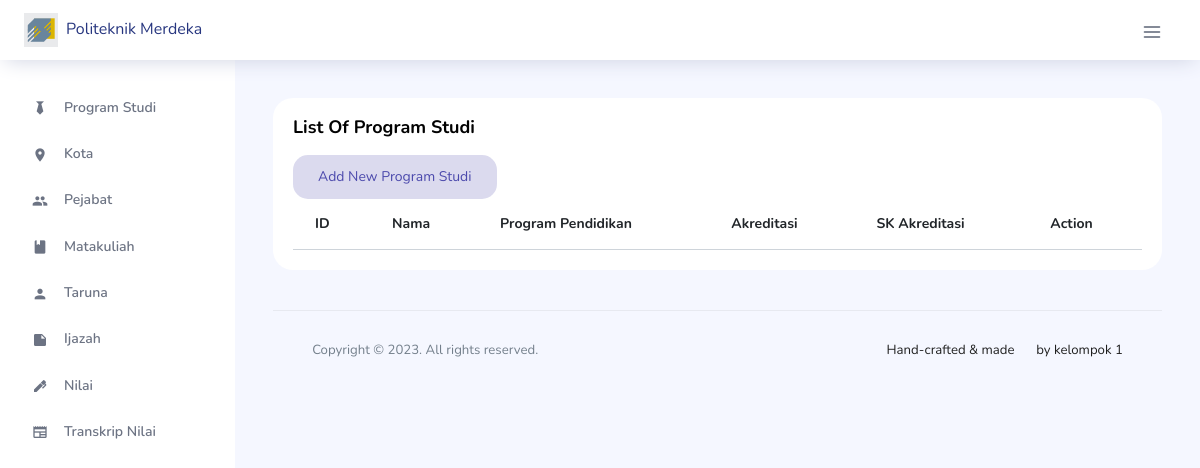
Before: /index.php/program_studi with the older database file.
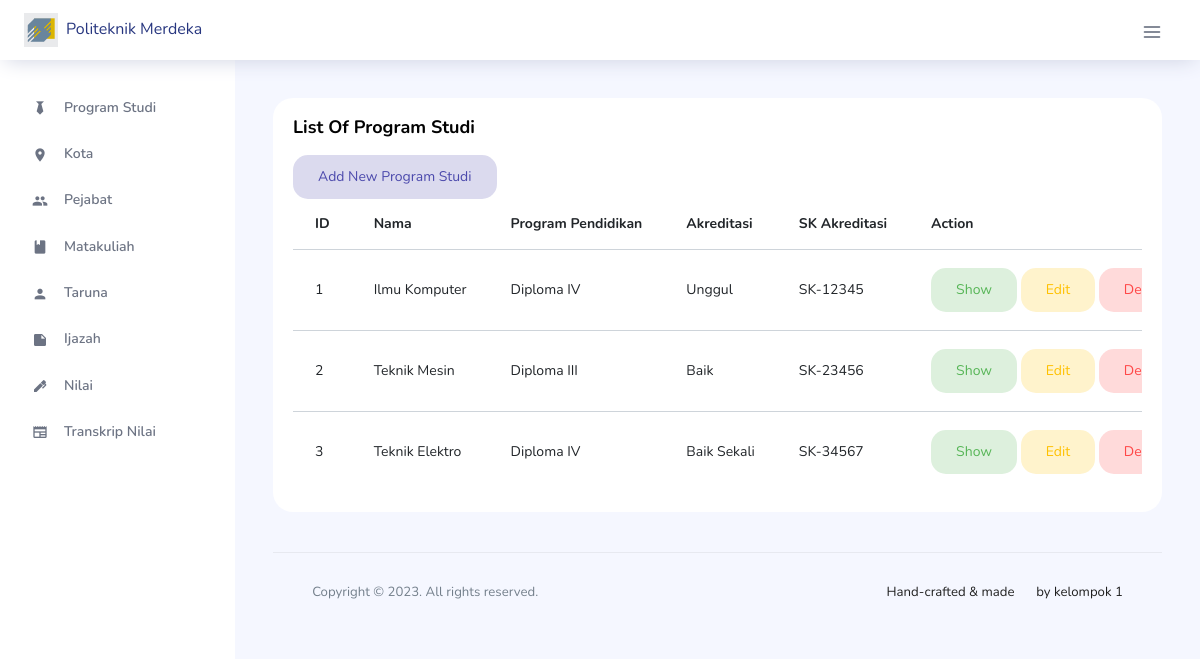
After: the same page with the newer database file.
### tables this page shows
CREATE TABLE Program_Studi(
    ID INT AUTO_INCREMENT,
    Nama VARCHAR(255),
    Program_Pendidikan ENUM('Diploma III', 'Diploma IV'),
    Akreditasi ENUM('Baik','Baik Sekali','Unggul'),
    SK_Akreditasi VARCHAR(255),
    PRIMARY KEY(ID)
);

### application/controllers/Program_Studi.php (called while the page is built, shortened)
<?php
class Program_Studi extends CI_Controller {
    public function __construct() {
        $this->load->model('ProgramStudiModel');
        $this->load->library('form_validation');
    }
    public function index() {
        $data['program_studi'] = $this->ProgramStudiModel->get_all_program_studi();
        $this->load->view('program_studi/index', $data);
    }
}

### index.php (called while the page is built, shortened)
<?php
require_once BASEPATH.'core/CodeIgniter.php';

### application/models/ProgramStudiModel.php (called while the page is built, shortened)
<?php
class ProgramStudiModel extends CI_Model {
    public function get_all_program_studi() {
        $query = $this->db->get('Program_Studi');
        return $query->result();
    }
}

### application/views/program_studi/index.php (the view, shortened to what this page needs)
<div class="main-panel">
	<div class="content-wrapper">
		<div class="grid-margin stretch-card">
			<div class="card">
				<div class="card-body">
					<h4 class="card-title">List of Program Studi</h4>
					<a class="btn btn-inverse-primary btn-fw" href="<?php echo base_url('program_studi/create'); ?>">Add New Program Studi</a>
					<div class="table-responsive">
						<table class="table table-hover">
							<thead>
								<tr>
									<th>ID</th>
									<th>Nama</th>
									<th>Program Pendidikan</th>
									<th>Akreditasi</th>
									<th>SK Akreditasi</th>
									<th>Action</th>
								</tr>
							</thead>
							<tbody>
								<?php foreach ($program_studi as $program) : ?>
									<tr>
										<td><?php echo $program->ID; ?></td>
										<td><?php echo $program->Nama; ?></td>
										<td><?php echo $program->Program_Pendidikan; ?></td>
										<td><?php echo $program->Akreditasi; ?></td>
										<td><?php echo $program->SK_Akreditasi; ?></td>
										<td>
											<a class="btn btn-inverse-success btn-fw" href="<?php echo base_url('program_studi/show/' . $program->ID); ?>">Show</a>
											<a class="btn btn-inverse-warning btn-fw" href="<?php echo base_url('program_studi/edit/' . $program->ID); ?>">Edit</a>
											<a class="btn btn-inverse-danger btn-fw" href="#" onclick="deleteData(<?php echo $program->ID; ?>)">Delete</a>
										</td>
									</tr>
								<?php endforeach; ?>
							</tbody>
						</table>
					</div>
				</div>
			</div>
		</div>
		<link rel="stylesheet" href="https://cdnjs.cloudflare.com/ajax/libs/sweetalert/2.1.2/sweetalert.min.css">

Changed rows visible on the page:
added program_studi: ID "1", Nama "Ilmu Komputer", Program_Pendidikan "Diploma IV", Akreditasi "Unggul", SK_Akreditasi "SK-12345"
added program_studi: ID "2", Nama "Teknik Mesin", Program_Pendidikan "Diploma III", Akreditasi "Baik", SK_Akreditasi "SK-23456"
added program_studi: ID "3", Nama "Teknik Elektro", Program_Pendidikan "Diploma IV", Akreditasi "Baik Sekali", SK_Akreditasi "SK-34567"
